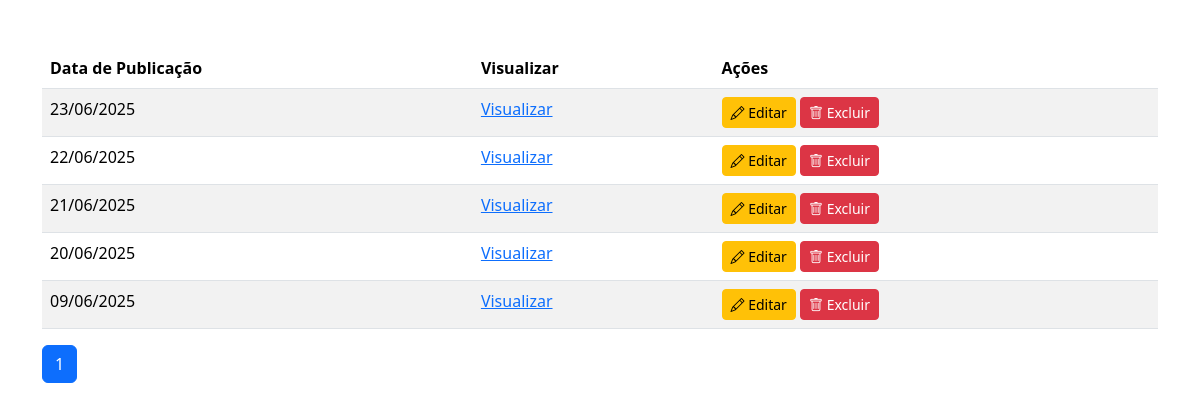
The page /admin/boletimseca.php on the database its author committed.
### tables this page shows
CREATE TABLE `boletins` (
  `id` int(11) NOT NULL,
  `nome` varchar(255) NOT NULL,
  `arquivo` varchar(255) NOT NULL,
  `data_upload` timestamp NOT NULL DEFAULT current_timestamp()
);

### admin/boletimseca.php (the view, shortened to what this page needs)
<?php include "../conexao.php"; ?>
<?php
$por_pagina = 5;
$pagina = isset($_GET['pagina']) ? (int)$_GET['pagina'] : 1;
$inicio = ($pagina - 1) * $por_pagina;
$busca = isset($_GET['busca']) ? trim($conn->real_escape_string($_GET['busca'])) : '';
$where = '';
$total_query = $conn->query("SELECT COUNT(*) as total FROM boletins $where");
$total_result = $total_query->fetch_assoc();
$total = $total_result['total'];
$total_paginas = ceil($total / $por_pagina);
$sql = "SELECT * FROM boletins $where ORDER BY data_upload DESC LIMIT $inicio, $por_pagina";
$result = $conn->query($sql);
?>
<!DOCTYPE html>
<html lang="pt-br">
<head>
  <link rel="stylesheet" href="https://cdnjs.cloudflare.com/ajax/libs/bootstrap/5.3.3/css/bootstrap.min.css">
    <link rel="stylesheet" href="https://cdnjs.cloudflare.com/ajax/libs/font-awesome/6.5.2/css/all.min.css"crossorigin="anonymous" />
  <link rel="stylesheet" href="https://cdnjs.cloudflare.com/ajax/libs/aos/2.3.4/aos.css" />
  <link rel="stylesheet" href="https://cdnjs.cloudflare.com/ajax/libs/bootstrap/5.3.3/css/bootstrap.min.css" />
  <link rel="stylesheet" href="https://cdnjs.cloudflare.com/ajax/libs/bootstrap-icons/1.11.3/font/bootstrap-icons.min.css" />
  <link rel="stylesheet" href="https://cdnjs.cloudflare.com/ajax/libs/boxicons/2.1.4/css/boxicons.min.css" />
  <link rel="stylesheet" href="https://cdnjs.cloudflare.com/ajax/libs/boxicons/2.1.4/css/animations.min.css" />
  <link rel="stylesheet" href="https://cdnjs.cloudflare.com/ajax/libs/glightbox/3.3.0/css/glightbox.min.css" />
  <link rel="stylesheet" href="https://cdnjs.cloudflare.com/ajax/libs/Swiper/11.0.5/swiper-bundle.css" />
  <link rel="stylesheet" href="https://unpkg.com/leaflet/dist/leaflet.css" />
  <link rel="stylesheet" href="https://cdnjs.cloudflare.com/ajax/libs/Chart.js/3.7.0/chart.min.css">
</head>
<body class="container py-5">
   <table class="table table-striped table-hover">
    <thead>
        <tr>
            <th>Data de Publicação</th>
            <th>Visualizar</th>
            <th>Ações</th>
        </tr>
    </thead>
    <tbody>
        <?php if ($result->num_rows > 0): ?>
            <?php while ($row = $result->fetch_assoc()): ?>
            <tr>
                <td><?= date('d/m/Y', strtotime($row['data_upload'])) ?></td>
                <td><a href="../uploads/<?= $row['arquivo'] ?>" target="_blank">Visualizar</a></td>
                <td>
                    <a href="editarBD.php?id=<?= $row['id'] ?>" class="btn btn-sm btn-warning"><i class="bi bi-pencil"></i> Editar</a>
                    <a href="excluirBD.php?id=<?= $row['id'] ?>" class="btn btn-sm btn-danger" onclick="return confirm('Deseja excluir?');"><i class="bi bi-trash"></i> Excluir</a>
                </td>
            </tr>
            <?php endwhile; ?>
        <?php else: ?>
            <tr>
                <td colspan="3">Nenhum boletim encontrado.</td>
            </tr>
        <?php endif; ?>
    </tbody>
</table>
<nav>
    <ul class="pagination">
        <?php for ($i = 1; $i <= $total_paginas; $i++): ?>
        <li class="page-item <?= ($i == $pagina) ? 'active' : '' ?>">
            <a class="page-link" href="?pagina=<?= $i ?>&busca=<?= urlencode($busca) ?>"><?= $i ?></a>
        </li>
        <?php endfor; ?>
    </ul>
</nav>
</body>
</html>

### rows shown on the page
boletins: data_upload "23/06/2025"
boletins: data_upload "22/06/2025"
boletins: data_upload "21/06/2025"
boletins: data_upload "20/06/2025"
boletins: data_upload "09/06/2025"
